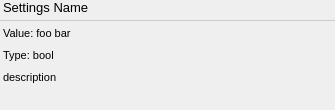
<?xml version="1.0" encoding="UTF-8"?>
<ui version="4.0">
 <class>Item</class>
 <widget class="QWidget" name="Item">
  <property name="geometry">
   <rect>
    <x>0</x>
    <y>0</y>
    <width>335</width>
    <height>110</height>
   </rect>
  </property>
  <property name="sizePolicy">
   <sizepolicy hsizetype="Preferred" vsizetype="Minimum">
    <horstretch>0</horstretch>
    <verstretch>0</verstretch>
   </sizepolicy>
  </property>
  <property name="windowTitle">
   <string>Form</string>
  </property>
  <property name="styleSheet">
   <string notr="true">QLabel{
   font-size: 11px;
   margin-bottom: 3px
}
</string>
  </property>
  <layout class="QVBoxLayout" name="verticalLayout" stretch="0,0,0,0,1">
   <property name="margin" stdset="0">
    <number>0</number>
   </property>
   <item>
    <layout class="QVBoxLayout" name="verticalLayout_2">
     <property name="spacing">
      <number>0</number>
     </property>
     <item>
      <widget class="QLabel" name="name">
       <property name="sizePolicy">
        <sizepolicy hsizetype="Expanding" vsizetype="Maximum">
         <horstretch>0</horstretch>
         <verstretch>0</verstretch>
        </sizepolicy>
       </property>
       <property name="styleSheet">
        <string notr="true">font-size: 13px;</string>
       </property>
       <property name="text">
        <string>Settings Name</string>
       </property>
       <property name="alignment">
        <set>Qt::AlignLeading|Qt::AlignLeft|Qt::AlignVCenter</set>
       </property>
       <property name="wordWrap">
        <bool>true</bool>
       </property>
      </widget>
     </item>
     <item>
      <widget class="Line" name="line">
       <property name="styleSheet">
        <string notr="true">border: none;
border-bottom-color: rgba(150,150,150,100);
border-bottom-width: 1px;
border-bottom-style: solid;</string>
       </property>
       <property name="orientation">
        <enum>Qt::Horizontal</enum>
       </property>
      </widget>
     </item>
    </layout>
   </item>
   <item>
    <widget class="QLabel" name="value">
     <property name="sizePolicy">
      <sizepolicy hsizetype="Expanding" vsizetype="Maximum">
       <horstretch>0</horstretch>
       <verstretch>0</verstretch>
      </sizepolicy>
     </property>
     <property name="text">
      <string>Value: foo bar</string>
     </property>
     <property name="alignment">
      <set>Qt::AlignLeading|Qt::AlignLeft|Qt::AlignVCenter</set>
     </property>
     <property name="wordWrap">
      <bool>true</bool>
     </property>
     <property name="textInteractionFlags">
      <set>Qt::LinksAccessibleByMouse|Qt::TextSelectableByMouse</set>
     </property>
    </widget>
   </item>
   <item>
    <widget class="QLabel" name="type">
     <property name="sizePolicy">
      <sizepolicy hsizetype="Expanding" vsizetype="Maximum">
       <horstretch>0</horstretch>
       <verstretch>0</verstretch>
      </sizepolicy>
     </property>
     <property name="text">
      <string>Type: bool</string>
     </property>
     <property name="alignment">
      <set>Qt::AlignLeading|Qt::AlignLeft|Qt::AlignVCenter</set>
     </property>
     <property name="wordWrap">
      <bool>true</bool>
     </property>
     <property name="textInteractionFlags">
      <set>Qt::LinksAccessibleByMouse|Qt::TextSelectableByMouse</set>
     </property>
    </widget>
   </item>
   <item>
    <widget class="QLabel" name="description">
     <property name="maximumSize">
      <size>
       <width>350</width>
       <height>16777215</height>
      </size>
     </property>
     <property name="text">
      <string>&lt;!DOCTYPE HTML PUBLIC &quot;-//W3C//DTD HTML 4.0//EN&quot; &quot;http://www.w3.org/TR/REC-html40/strict.dtd&quot;&gt;
&lt;html&gt;&lt;head&gt;&lt;meta name=&quot;qrichtext&quot; content=&quot;1&quot; /&gt;&lt;style type=&quot;text/css&quot;&gt;
p, li { white-space: pre-wrap; }
&lt;/style&gt;&lt;/head&gt;&lt;body style=&quot; font-family:'Lucida Grande'; font-weight:400; font-style:normal;&quot;&gt;
&lt;p style=&quot; margin-top:0px; margin-bottom:0px; margin-left:0px; margin-right:0px; -qt-block-indent:0; text-indent:0px;&quot;&gt;description&lt;/p&gt;&lt;/body&gt;&lt;/html&gt;</string>
     </property>
     <property name="textFormat">
      <enum>Qt::RichText</enum>
     </property>
     <property name="alignment">
      <set>Qt::AlignLeading|Qt::AlignLeft|Qt::AlignVCenter</set>
     </property>
     <property name="wordWrap">
      <bool>true</bool>
     </property>
     <property name="textInteractionFlags">
      <set>Qt::LinksAccessibleByMouse|Qt::TextSelectableByMouse</set>
     </property>
    </widget>
   </item>
   <item>
    <spacer name="verticalSpacer">
     <property name="orientation">
      <enum>Qt::Vertical</enum>
     </property>
     <property name="sizeHint" stdset="0">
      <size>
       <width>20</width>
       <height>0</height>
      </size>
     </property>
    </spacer>
   </item>
  </layout>
 </widget>
 <resources>
  <include location="resources.qrc"/>
 </resources>
 <connections/>
</ui>
